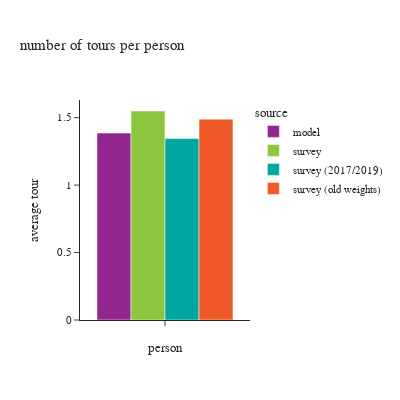

The notebook cell saved with this chart:
### Code cell
df_plot = df_tour.groupby(['source'])['toexpfac'].sum().reset_index().\
    merge(df_person.groupby(['source'])['psexpfac'].sum().reset_index(), how='left', on=['source'])
df_plot['average tour'] = df_plot['toexpfac']/df_plot['psexpfac']
df_plot['person'] = ''

fig = px.bar(df_plot, x="person", y="average tour", color="source",
             barmode="group",title="number of tours per person")
fig.update_layout(height=400, width=400, font=dict(size=11),
                  xaxis = dict(dtick = 1, categoryorder='category ascending'),
                  yaxis=dict(tickformat=".3"))
fig.show()

### Figure 1 — Plotly figure (JSON) as saved in the notebook; plotly's stock layout.template omitted (floating-point values rounded to 4 significant figures)
{"data": [{"alignmentgroup": "True", "hovertemplate": "source=model<br>person=%{x}<br>average tour=%{y}<extra></extra>", "legendgroup": "model", "marker": {"color": "#91268F", "pattern": {"shape": ""}}, "name": "model", "offsetgroup": "model", "orientation": "v", "showlegend": true, "textposition": "auto", "type": "bar", "x": [""], "xaxis": "x", "y": [1.385], "yaxis": "y"}, {"alignmentgroup": "True", "hovertemplate": "source=survey<br>person=%{x}<br>average tour=%{y}<extra></extra>", "legendgroup": "survey", "marker": {"color": "#8CC63E", "pattern": {"shape": ""}}, "name": "survey", "offsetgroup": "survey", "orientation": "v", "showlegend": true, "textposition": "auto", "type": "bar", "x": [""], "xaxis": "x", "y": [1.549], "yaxis": "y"}, {"alignmentgroup": "True", "hovertemplate": "source=survey (2017/2019)<br>person=%{x}<br>average tour=%{y}<extra></extra>", "legendgroup": "survey (2017/2019)", "marker": {"color": "#00A7A0", "pattern": {"shape": ""}}, "name": "survey (2017/2019)", "offsetgroup": "survey (2017/2019)", "orientation": "v", "showlegend": true, "textposition": "auto", "type": "bar", "x": [""], "xaxis": "x", "y": [1.345], "yaxis": "y"}, {"alignmentgroup": "True", "hovertemplate": "source=survey (old weights)<br>person=%{x}<br>average tour=%{y}<extra></extra>", "legendgroup": "survey (old weights)", "marker": {"color": "#F05A28", "pattern": {"shape": ""}}, "name": "survey (old weights)", "offsetgroup": "survey (old weights)", "orientation": "v", "showlegend": true, "textposition": "auto", "type": "bar", "x": [""], "xaxis": "x", "y": [1.489], "yaxis": "y"}], "layout": {"barmode": "group", "font": {"size": 11}, "height": 400, "legend": {"title": {"text": "source"}, "tracegroupgap": 0}, "title": {"text": "number of tours per person"}, "width": 400, "xaxis": {"anchor": "y", "categoryorder": "category ascending", "domain": [0.0, 1.0], "dtick": 1, "title": {"text": "person"}}, "yaxis": {"anchor": "x", "domain": [0.0, 1.0], "tickformat": ".3", "title": {"text": "average tour"}}}}
